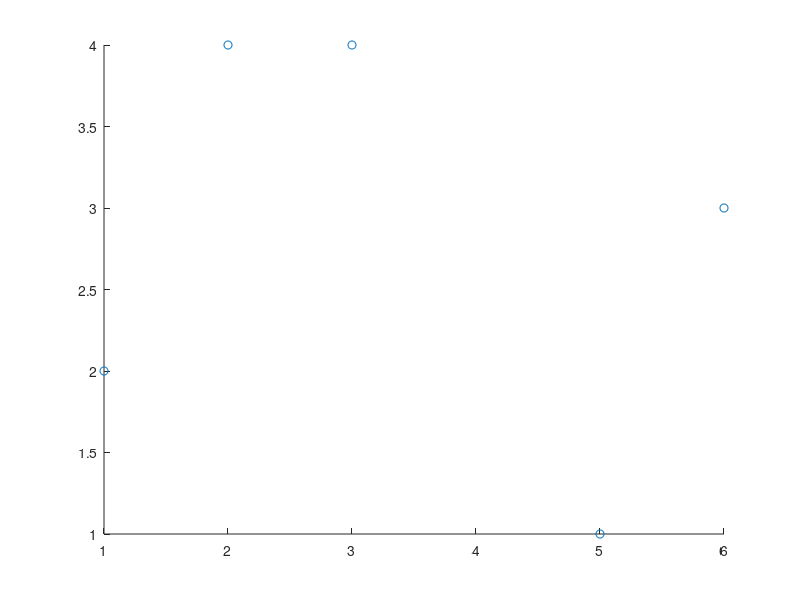

Write MATLAB code to recreate this figure. (Note: this script raises an error after producing the figure.)
x = [1 2 3 5 6];
fX = [2 4 4 1 3];
scatter(x, fX);
hold on
p = lsquares(x, fX, 3);
f = @(x)polyval(p, x);
xx = linspace(1, 6, 100);
fxx = f(xx);
plot(xx, fxx)